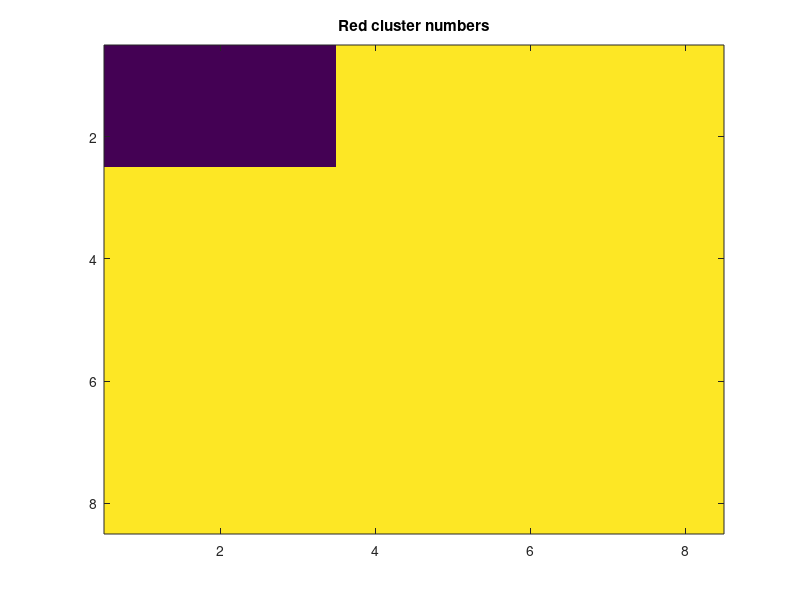
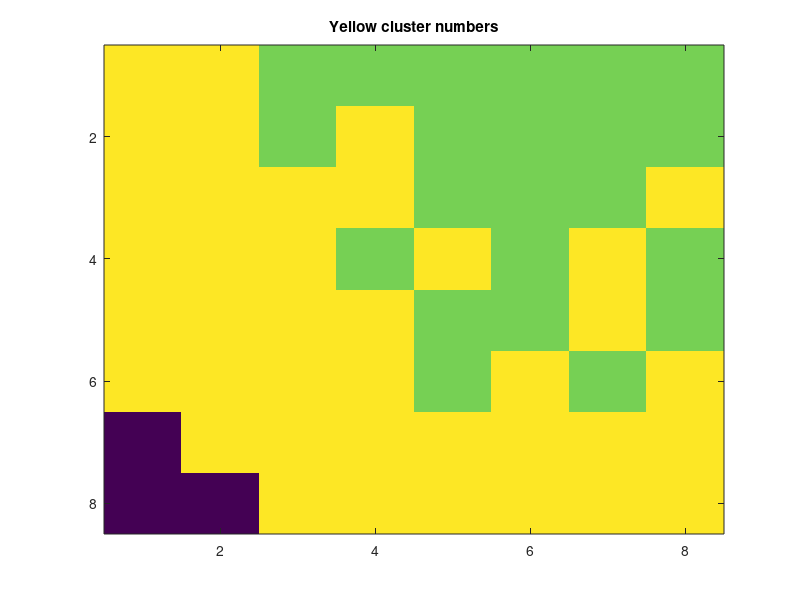

These figures' MATLAB source, in order:
numClusters = zeros(64,2);
if ~exist('data_no_transitions_r3.mat')
    for i = 1:64
        
            I = imread(['r_images/sim_' num2str(i + 127) '_cropped_1.png']);
        
%         figure('position',[31 230 643 561]);  
%         imshow(I);
        I = rgb2gray(I);
        BW = imbinarize(I, .07);
        Icropped = imcrop(BW, [0 0 1360 880]);
        BW2 = bwareafilt(Icropped,[1200 Inf]);
        [labeled, num] = bwlabel(BW2);
        numClusters(i, 1) = num;
%         figure('position',[697 227 708 554]);
%         imshow(labeled)

        imwrite( labeled, ['clustered_r_' num2str(i) '.png'])

        I = imread(['y_images/sim_' num2str(i + 127) '_cropped_2.png']);
%         figure('position',[31 230 643 561]);  
%         imshow(I);
        I = rgb2gray(I);
        BW = imbinarize(I, .165);
        Icropped = imcrop(BW, [0 0 1360 880]);
        BW2 = bwareafilt(Icropped,[600 Inf]);
        [labeled, num] = bwlabel(BW2);
        numClusters(i, 2) = num;
%         figure('position',[697 227 708 554]);  
%         imshow(labeled)

        imwrite( labeled, ['clustered_y_' num2str(i) '.png'])

    end
    save('data_no_transitions_r3.mat', 'numClusters')
else
    load('data_no_transitions_r3.mat')
end

 redArr = reshape(numClusters(:, 1), [8 8])
 redArr = redArr';
redArr = redArr .* (256 / max(numClusters(:, 1))); 
yArr = reshape(numClusters(:, 2), [8 8]);
yArr = yArr';
yArr = yArr .* (256 / max(numClusters(:, 2))); 

figure;
image(redArr)
colormap viridis
caxis([0 5])
title('Red cluster numbers');

figure;
image(yArr)
caxis([0 5])
colormap viridis
title('Yellow cluster numbers');

numClusters